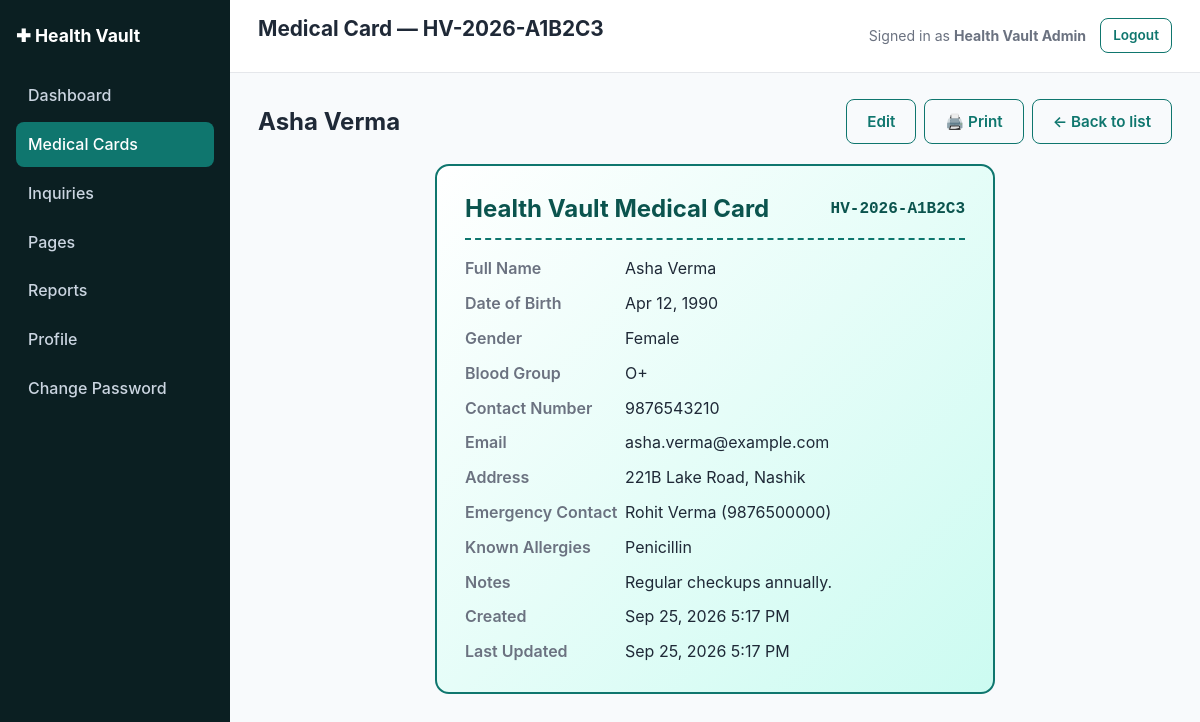
The page /admin/medical-cards/view.php?id=1 (signed in) on the database its author committed.
### tables this page shows
CREATE TABLE IF NOT EXISTS medical_cards (
    id               INT UNSIGNED AUTO_INCREMENT PRIMARY KEY,
    reference_number VARCHAR(40)  NOT NULL,
    full_name        VARCHAR(150) NOT NULL,
    date_of_birth    DATE         DEFAULT NULL,
    gender           VARCHAR(20)  DEFAULT NULL,
    blood_group      VARCHAR(10)  DEFAULT NULL,
    contact_number   VARCHAR(30)  NOT NULL,
    email            VARCHAR(190) NOT NULL,
    address          VARCHAR(255) DEFAULT NULL,
    emergency_contact_name   VARCHAR(150) DEFAULT NULL,
    emergency_contact_number VARCHAR(30)  DEFAULT NULL,
    known_allergies  VARCHAR(255) DEFAULT NULL,
    notes            TEXT         DEFAULT NULL,
    created_at       DATETIME NOT NULL DEFAULT CURRENT_TIMESTAMP,
    updated_at       DATETIME NOT NULL DEFAULT CURRENT_TIMESTAMP ON UPDATE CURRENT_TIMESTAMP,
    UNIQUE KEY uq_medical_cards_reference (reference_number),
    KEY idx_medical_cards_created_at (created_at)
);

### includes/functions.php (called while the page is built, shortened)
<?php
require_once __DIR__ . '/db.php';
function site_base_url(): string
{
    $script = str_replace('\\', '/', $_SERVER['SCRIPT_NAME'] ?? '');
    if (($pos = strpos($script, '/admin/')) !== false) {
        return substr($script, 0, $pos);
    }
    $dir = dirname($script);
    return ($dir === '/' || $dir === '\\') ? '' : rtrim($dir, '/');
}
function admin_base_url(): string
{
    return site_base_url() . '/admin';
}
function h(?string $value): string
{
    return htmlspecialchars($value ?? '', ENT_QUOTES, 'UTF-8');
}
function format_datetime(?string $datetime, string $format = 'M j, Y g:i A'): string
{
    $ts = strtotime($datetime);
    return $ts ? date($format, $ts) : '—';
}
function format_date(?string $date, string $format = 'M j, Y'): string
{
    return format_datetime($date, $format);
}

### includes/db.php (called while the page is built, shortened)
<?php
function get_db(): PDO
{
    static $pdo = null;
    if ($pdo !== null) {
        return $pdo;
    }
    $dsn = 'mysql:host=' . DB_HOST . ';dbname=' . DB_NAME . ';charset=' . DB_CHARSET;
    try {
        $pdo = new PDO($dsn, DB_USER, DB_PASS, [
            PDO::ATTR_ERRMODE            => PDO::ERRMODE_EXCEPTION,
            PDO::ATTR_DEFAULT_FETCH_MODE => PDO::FETCH_ASSOC,
            PDO::ATTR_EMULATE_PREPARES   => false,
        ]);
    } catch (PDOException $e) {
        error_log('Health Vault DB connection failed: ' . $e->getMessage());
        http_response_code(500);
        if (APP_DEBUG) {
            die('Database connection failed: ' . htmlspecialchars($e->getMessage()));
        }
        die('A system error occurred. Please try again later.');
    }
    return $pdo;
}

### includes/auth.php (called while the page is built, shortened)
<?php
require_once __DIR__ . '/functions.php';
function current_admin(): ?array
{
    $stmt = get_db()->prepare('SELECT id, name, email, mobile_number, created_at, updated_at FROM admins WHERE id = :id LIMIT 1');
    $stmt->execute(['id' => $_SESSION['admin_id']]);
    $admin = $stmt->fetch();
    return $admin ?: null;
}

### admin/medical-cards/view.php (the view, shortened to what this page needs)
<?php
require_once __DIR__ . '/../../includes/functions.php';
require_once __DIR__ . '/../../includes/auth.php';
$id = (int) ($_GET['id'] ?? 0);
$stmt = get_db()->prepare('SELECT * FROM medical_cards WHERE id = :id LIMIT 1');
$stmt->execute(['id' => $id]);
$card = $stmt->fetch();
$pageTitle = 'Medical Card — ' . $card['reference_number'];
include __DIR__ . '/../../includes/admin-header.php';
?>
<div class="page-header">
  <h2 class="mt-0 mb-0"><?= h($card['full_name']) ?></h2>
  <div class="table-actions">
    <a class="btn btn-outline" href="edit.php?id=<?= (int) $card['id'] ?>">Edit</a>
    <a class="btn btn-outline" target="_blank"
       href="<?= h(site_base_url()) ?>/public/print-card.php?reference=<?= urlencode($card['reference_number']) ?>">🖨️ Print</a>
    <a class="btn btn-outline" href="index.php">← Back to list</a>
  </div>
</div>
<div class="medical-card">
  <div class="medical-card-header">
    <h2>Health Vault Medical Card</h2>
    <span class="medical-card-ref"><?= h($card['reference_number']) ?></span>
  </div>
  <dl>
    <dt>Full Name</dt><dd><?= h($card['full_name']) ?></dd>
    <dt>Date of Birth</dt><dd><?= h(format_date($card['date_of_birth'])) ?></dd>
    <dt>Gender</dt><dd><?= h($card['gender'] ?: '—') ?></dd>
    <dt>Blood Group</dt><dd><?= h($card['blood_group'] ?: '—') ?></dd>
    <dt>Contact Number</dt><dd><?= h($card['contact_number']) ?></dd>
    <dt>Email</dt><dd><?= h($card['email']) ?></dd>
    <dt>Address</dt><dd><?= h($card['address'] ?: '—') ?></dd>
    <dt>Emergency Contact</dt>
    <dd><?= h($card['emergency_contact_name'] ?: '—') ?><?= $card['emergency_contact_number'] ? ' (' . h($card['emergency_contact_number']) . ')' : '' ?></dd>
    <dt>Known Allergies</dt><dd><?= h($card['known_allergies'] ?: 'None recorded') ?></dd>
    <dt>Notes</dt><dd><?= nl2br(h($card['notes'] ?: '—')) ?></dd>
    <dt>Created</dt><dd><?= h(format_datetime($card['created_at'])) ?></dd>
    <dt>Last Updated</dt><dd><?= h(format_datetime($card['updated_at'])) ?></dd>
  </dl>
</div>
<?php include __DIR__ . '/../../includes/admin-footer.php'; ?>

### includes/admin-header.php (shortened to what this page needs)
<?php
$siteBase  = site_base_url();
$admin     = current_admin();
?><!DOCTYPE html>
<html lang="en">
<head>
<link rel="stylesheet" href="<?= h($siteBase) ?>/assets/css/style.css">
</head>
<body class="admin-body">
<div class="admin-layout">
<?php include __DIR__ . '/admin-sidebar.php'; ?>
  <div class="admin-content">
    <header class="admin-topbar">
      <h1><?= h($pageTitle ?? 'Admin') ?></h1>
      <div class="admin-topbar-user">
        <span>Signed in as <strong><?= h($admin['name'] ?? '') ?></strong></span>
        <a href="<?= h($adminBase) ?>/logout.php" class="btn btn-sm btn-outline">Logout</a>
      </div>
    </header>
    <div class="admin-body-inner">

### assets/css/style.css (style rules this page uses)
:root { --color-primary: #0f766e; --color-primary-dark: #0b544e; --color-primary-light: #ccfbf1; --color-accent: #2563eb; --color-danger: #dc2626; --color-danger-light: #fee2e2; --color-success: #16a34a; --color-success-light: #dcfce7; --color-warning: #d97706; --color-warning-light: #fef3c7; --color-text: #1f2937; --color-muted: #6b7280; --color-border: #e5e7eb; --color-bg: #f8fafc; --color-surface: #ffffff; --radius: 10px; --shadow: 0 1px 3px rgba(0,0,0,0.08), 0 1px 2px rgba(0,0,0,0.06); --font: -apple-system, BlinkMacSystemFont, "Segoe UI", Roboto, Helvetica, Arial, sans-serif; }
* { box-sizing: border-box; }
body { margin: 0; font-family: var(--font); color: var(--color-text); background: var(--color-bg); line-height: 1.55; }
a { color: var(--color-primary); text-decoration: none; }
h1, h2, h3, h4 { line-height: 1.25; margin-top: 0; }
.btn { display: inline-block; padding: 10px 20px; border-radius: 8px; font-weight: 600; border: 1px solid transparent; cursor: pointer; font-size: 0.95rem; background: var(--color-primary); color: #fff; text-decoration: none; }
.btn-outline { background: transparent; color: var(--color-primary); border-color: var(--color-primary); }
.btn-sm { padding: 6px 12px; font-size: 0.85rem; }
.table-actions { display: flex; gap: 8px; flex-wrap: wrap; }
.admin-body { background: var(--color-bg); }
.admin-layout { display: flex; min-height: 100vh; }
.admin-content { flex: 1; min-width: 0; }
.admin-topbar { background: var(--color-surface); border-bottom: 1px solid var(--color-border); padding: 16px 28px; display: flex; align-items: center; justify-content: space-between; }
.admin-topbar h1 { font-size: 1.3rem; }
.admin-topbar-user { display: flex; align-items: center; gap: 14px; font-size: 0.88rem; color: var(--color-muted); }
.admin-body-inner { padding: 26px 28px; }
.page-header { display: flex; justify-content: space-between; align-items: center; margin-bottom: 20px; flex-wrap: wrap; gap: 10px; }
.medical-card { background: linear-gradient(135deg, #ffffff 0%, var(--color-primary-light) 100%); border: 2px solid var(--color-primary); border-radius: 14px; padding: 28px; max-width: 560px; margin: 0 auto; }
.medical-card-header { display: flex; justify-content: space-between; align-items: center; border-bottom: 2px dashed var(--color-primary); padding-bottom: 14px; margin-bottom: 16px; }
.medical-card-header h2 { color: var(--color-primary-dark); margin: 0; }
.medical-card-ref { font-family: monospace; font-size: 1rem; font-weight: 700; color: var(--color-primary-dark); }
.medical-card dl { display: grid; grid-template-columns: 160px 1fr; row-gap: 10px; margin: 0; }
.medical-card dt { font-weight: 600; color: var(--color-muted); }
.medical-card dd { margin: 0; }
.mt-0 { margin-top: 0; }
.mb-0 { margin-bottom: 0; }

### rows shown on the page
medical_cards: reference_number "Medical Card — HV-2026-A1B2C3", full_name "Asha Verma", reference_number "HV-2026-A1B2C3", date_of_birth "Apr 12, 1990", gender "Female", blood_group "O+", contact_number "9876543210", email "asha.verma@example.com", address "221B Lake Road, Nashik", emergency_contact_name "Rohit Verma", emergency_contact_number "9876500000", known_allergies "Penicillin", notes "Regular checkups annually.", created_at "Sep 25, 2026 5:17 PM", updated_at "Sep 25, 2026 5:17 PM"

### other values the page prints
APP_NAME "Health Vault"
$admin['name'] "Health Vault Admin"
